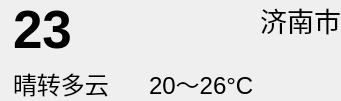
       <widget class="QWidget" name="widget2" native="true">
        <layout class="QHBoxLayout" name="horizontalLayout" stretch="1,3">
         <property name="leftMargin">
          <number>0</number>
         </property>
         <property name="topMargin">
          <number>0</number>
         </property>
         <property name="rightMargin">
          <number>0</number>
         </property>
         <property name="bottomMargin">
          <number>0</number>
         </property>
         <item>
          <widget class="QLabel" name="weatherLabel">
           <property name="sizeIncrement">
            <size>
             <width>1</width>
             <height>1</height>
            </size>
           </property>
           <property name="baseSize">
            <size>
             <width>1</width>
             <height>1</height>
            </size>
           </property>
           <property name="autoFillBackground">
            <bool>false</bool>
           </property>
           <property name="text">
            <string/>
           </property>
           <property name="pixmap">
            <pixmap resource="../resources/res.qrc">:/weather/images/cloud1.png</pixmap>
           </property>
           <property name="scaledContents">
            <bool>true</bool>
           </property>
           <property name="alignment">
            <set>Qt::AlignmentFlag::AlignCenter</set>
           </property>
           <property name="wordWrap">
            <bool>true</bool>
           </property>
          </widget>
         </item>
         <item>
          <layout class="QGridLayout" name="weatherTextGL">
           <item row="0" column="0">
            <widget class="QLabel" name="degreeLabel">
             <property name="minimumSize">
              <size>
               <width>130</width>
               <height>0</height>
              </size>
             </property>
             <property name="font">
              <font>
               <pointsize>40</pointsize>
               <bold>true</bold>
              </font>
             </property>
             <property name="text">
              <string>23</string>
             </property>
             <property name="scaledContents">
              <bool>true</bool>
             </property>
             <property name="alignment">
              <set>Qt::AlignmentFlag::AlignLeading|Qt::AlignmentFlag::AlignLeft|Qt::AlignmentFlag::AlignVCenter</set>
             </property>
            </widget>
           </item>
           <item row="1" column="2">
            <spacer name="hSpacer1">
             <property name="orientation">
              <enum>Qt::Orientation::Horizontal</enum>
             </property>
             <property name="sizeHint" stdset="0">
              <size>
               <width>40</width>
               <height>20</height>
              </size>
             </property>
            </spacer>
           </item>
           <item row="1" column="0">
            <widget class="QLabel" name="weatherTextLabel">
             <property name="font">
              <font>
               <pointsize>18</pointsize>
              </font>
             </property>
             <property name="text">
              <string>晴转多云</string>
             </property>
            </widget>
           </item>
           <item row="1" column="1">
            <widget class="QLabel" name="weatherdegreeLabel">
             <property name="font">
              <font>
               <pointsize>18</pointsize>
              </font>
             </property>
             <property name="text">
              <string>20～26°C</string>
             </property>
            </widget>
           </item>
           <item row="0" column="2">
            <widget class="QLabel" name="cityLabel">
             <property name="maximumSize">
              <size>
               <width>16777215</width>
               <height>16777215</height>
              </size>
             </property>
             <property name="font">
              <font>
               <pointsize>20</pointsize>
              </font>
             </property>
             <property name="text">
              <string>济南市</string>
             </property>
             <property name="alignment">
              <set>Qt::AlignmentFlag::AlignRight|Qt::AlignmentFlag::AlignTop|Qt::AlignmentFlag::AlignTrailing</set>
             </property>
             <property name="margin">
              <number>10</number>
             </property>
            </widget>
           </item>
           <item row="0" column="1">
            <spacer name="hSpacer3">
             <property name="orientation">
              <enum>Qt::Orientation::Horizontal</enum>
             </property>
             <property name="sizeHint" stdset="0">
              <size>
               <width>40</width>
               <height>20</height>
              </size>
             </property>
            </spacer>
           </item>
          </layout>
         </item>
        </layout>
       </widget>
